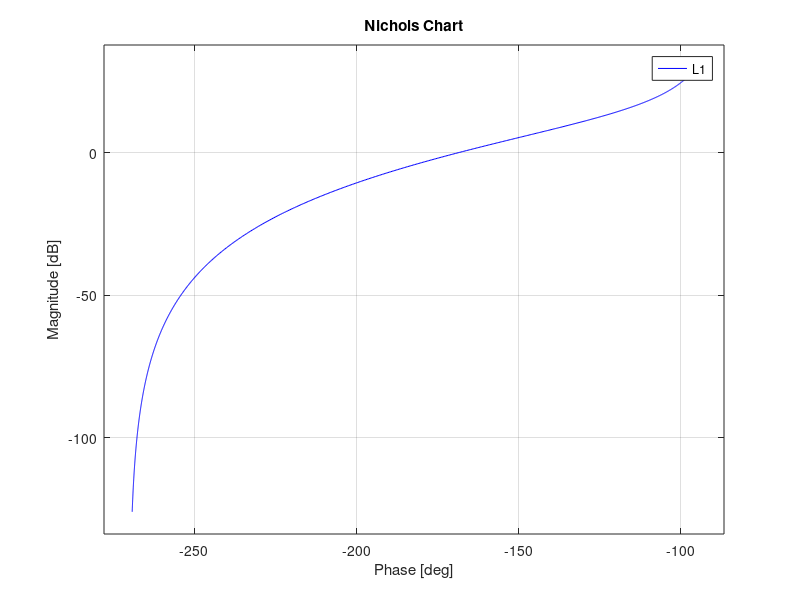

This chart was generated by the following MATLAB code: (Note: this script raises an error after producing the figure.)
clear all
close all
clc

s =tf('s');

%plant tf
G = 2/((1+0.2*s)*(1+0.1*s))

%steady state controller
Kc = 5
C_SS =Kc/s;
L1 = G*C_SS;%Loop transfer function update

%transient requirements
T_p=3.40;%dB
S_p=4.91;%dB
wc_des=6.5;

%nichols diagram for L1
figure(1)
nichols(L1,'b'),hold on
T_grid(T_p)
S_grid(S_p)

%__________________________________________________________________________
%lead network design
mD =12
wnorm = 0.9
wD=wc_des/wnorm
C_D=(1+s/wD)/(1+s/(mD*wD));
L2=C_D*L1;
C=C_SS*C_D;

figure(1)
nichols(L2,'r')
return
%__________________________________________________________________________
%simulation







